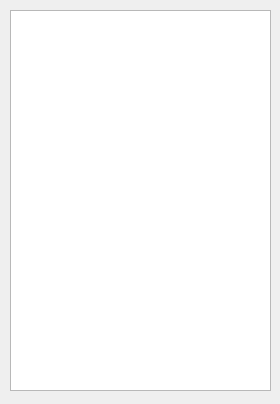
<?xml version="1.0" encoding="UTF-8"?>
<ui version="4.0">
 <class>Dialog</class>
 <widget class="QDialog" name="Dialog">
  <property name="geometry">
   <rect>
    <x>0</x>
    <y>0</y>
    <width>280</width>
    <height>404</height>
   </rect>
  </property>
  <property name="windowTitle">
   <string>章节目录</string>
  </property>
  <widget class="QTextBrowser" name="tb_dir">
   <property name="geometry">
    <rect>
     <x>10</x>
     <y>10</y>
     <width>261</width>
     <height>381</height>
    </rect>
   </property>
  </widget>
 </widget>
 <resources/>
 <connections/>
</ui>
